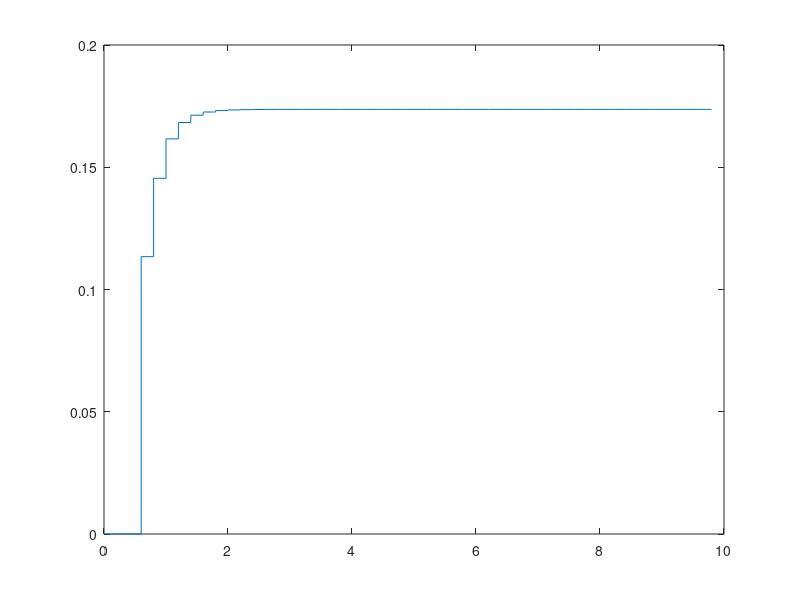
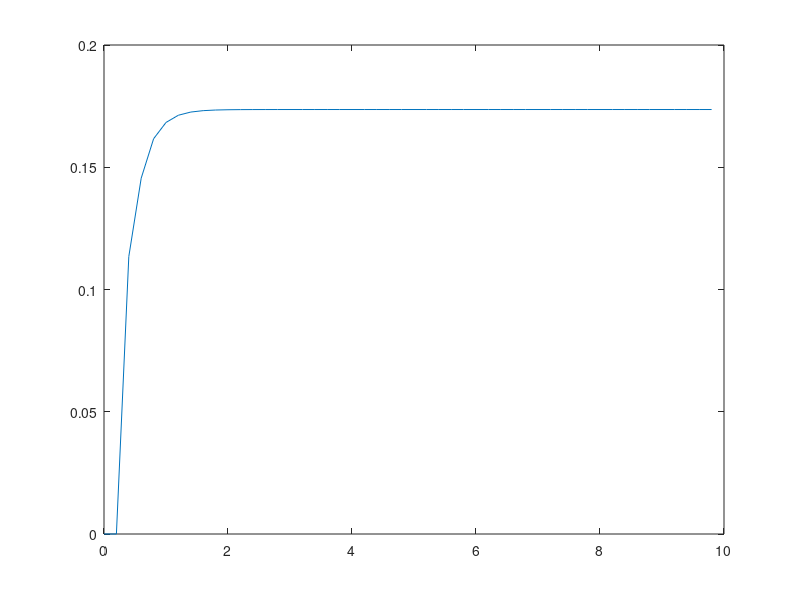

These figures' MATLAB source, in order:
T = 0.2;
Gs = tf([1], [1, 2]);
Gz = c2d(Gs, T);
As = tf([1],[1,5]);
Bs = 5;
ABs = parallel(As, Bs);
GHs = Gs * ABs;
GHz = c2d(GHs, T);
Fs = tf([5],[1, 4]);
Fz = c2d(Fs, T);
%Equacoes recursivas 
% G
% c[k] = 0.1648*e[k-1] + 0.6703*c[k-1]
% GH
% v[k] = 0.837*e[k-1] - 0.2952*e[k-2] + 1.038*v[k-1] - 0.2466*v[k-2]
% F
% x[k] =  0.6883*r[k-1] + 0.4493*x[k-1]
% e = x - v
kmax=50;
t = T * (0:(kmax-1));
r = ones(1, kmax);

c = zeros(1, kmax);
v = zeros(1, kmax);
x = zeros(1, kmax);
e = zeros(1, kmax);
for k = 3:kmax
    v(k) = 0.837 * e(k-1) - 0.2952 * e(k-2) + 1.038 * v(k-1) - 0.2466 * v(k-2);
    x(k) = 0.6883 * r(k-1) + 0.4493 * x(k-1);
    e(k) = x(k) - v(k);
    c(k) = 0.1648 * e(k-1) + 0.6703 * c(k-1);
end
figure(1)
stairs(t, c);
FTMF = minreal((Gz/(1+GHz))*Fz);
[xf, yf] = step(FTMF, t);
figure(2)
plot (yf,xf)
